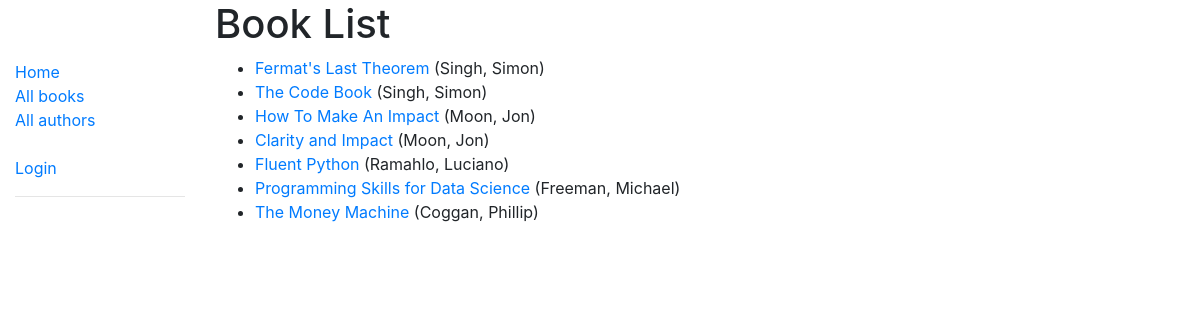
/catalog/books/, run on the app's committed database.
### catalog/models.py (models this page shows, shortened)
class Book(models.Model):
    title = models.CharField(max_length=200)
    author = models.ForeignKey("Author", on_delete=models.SET_NULL, null = True)
    summary = models.TextField(max_length = 1000
            , help_text = "Enter a brief description of the book")
    isbn = models.CharField("ISBN", max_length= 13
            , help_text = '13 character <a href="https://www.isbn-international.org/content/what-isbn">ISBN number</a>')
    genre = models.ManyToManyField(Genre, help_text = "Select a genre for the book")
    language = models.ForeignKey('Language', on_delete = models.SET_NULL, null=True)
    def get_absolute_url(self):
        return reverse('book-detail', args=[str(self.id)])
    def display_genre(self):
        """Create a string for the Genre. This is required to display genre in Admin."""
        return ', '.join(genre.name for genre in self.genre.all()[:3])
    display_genre.short_description = 'Genre'

class Author(models.Model):
    first_name = models.CharField(max_length = 100)
    last_name = models.CharField(max_length = 100)
    date_of_birth = models.DateField(null = True, blank = True)
    date_of_death = models.DateField('Died', null = True, blank = True)
    class Meta:
        ordering = ['last_name', 'first_name']
    def __str__(self):
        return f"{self.last_name}, {self.first_name}"

### catalog/views.py (the view)
# urls.py: , path("books/", views.BookListView.as_view(), name='books')
class BookListView(generic.ListView):
    model = Book

### catalog/templates/catalog/book_list.html (shortened to what this page needs)
{% extends "base_generic.html" %}
{% block content %}
  <h1>Book List</h1>
  {% if book_list %}
  <ul>
    {% for book in book_list %}
    <li>
      <a href="{{ book.get_absolute_url }}">{{ book.title }}<a> ({{ book.author }})
    </li>
    {% endfor %}
  </ul>
  {% else %}
    <p>There are no books in the library</p>
  {% endif %}
{% endblock %}

### data on the page
Book: title "Fermat's Last Theorem", author "Singh, Simon"
Book: title "The Code Book", author "Singh, Simon"
Book: title "How To Make An Impact", author "Moon, Jon"
Book: title "Clarity and Impact", author "Moon, Jon"
Book: title "Fluent Python", author "Ramahlo, Luciano"
Book: title "Programming Skills for Data Science", author "Freeman, Michael"
Book: title "The Money Machine", author "Coggan, Phillip"
